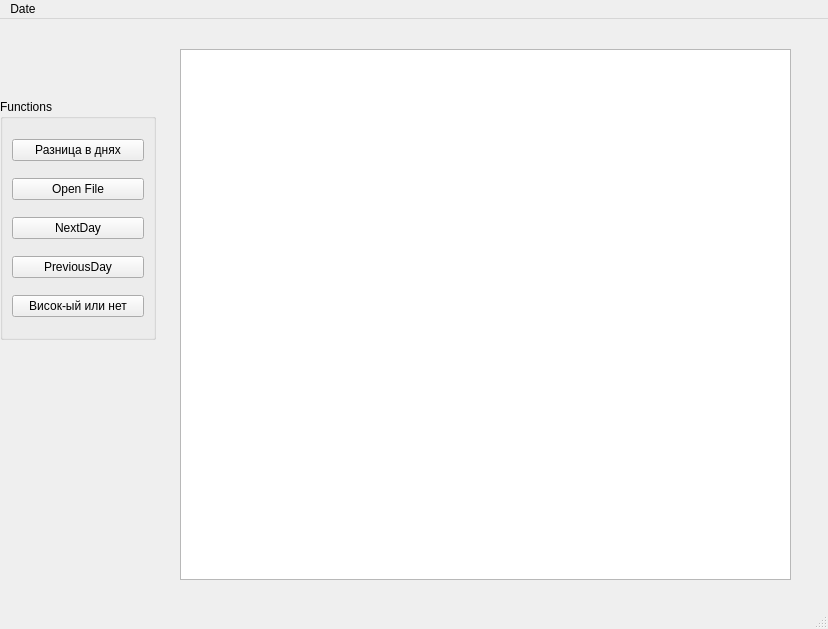
<?xml version="1.0" encoding="UTF-8"?>
<ui version="4.0">
 <class>MainWindow</class>
 <widget class="QMainWindow" name="MainWindow">
  <property name="geometry">
   <rect>
    <x>0</x>
    <y>0</y>
    <width>828</width>
    <height>629</height>
   </rect>
  </property>
  <property name="windowTitle">
   <string>MainWindow</string>
  </property>
  <widget class="QWidget" name="centralwidget">
   <widget class="QGraphicsView" name="graphicsView">
    <property name="geometry">
     <rect>
      <x>180</x>
      <y>30</y>
      <width>611</width>
      <height>531</height>
     </rect>
    </property>
   </widget>
   <widget class="QGroupBox" name="groupBox">
    <property name="geometry">
     <rect>
      <x>0</x>
      <y>80</y>
      <width>156</width>
      <height>241</height>
     </rect>
    </property>
    <property name="title">
     <string>Functions</string>
    </property>
    <layout class="QGridLayout" name="gridLayout">
     <item row="0" column="0">
      <widget class="QPushButton" name="callUpDuration">
       <property name="text">
        <string>Разница в днях</string>
       </property>
      </widget>
     </item>
     <item row="4" column="0">
      <widget class="QPushButton" name="callUpIsLeap">
       <property name="text">
        <string>Висок-ый или нет</string>
       </property>
      </widget>
     </item>
     <item row="1" column="0">
      <widget class="QPushButton" name="openFile">
       <property name="text">
        <string>Open File</string>
       </property>
      </widget>
     </item>
     <item row="2" column="0">
      <widget class="QPushButton" name="callUpNextDay">
       <property name="text">
        <string>NextDay</string>
       </property>
      </widget>
     </item>
     <item row="3" column="0">
      <widget class="QPushButton" name="callUpPreviousDay">
       <property name="text">
        <string>PreviousDay</string>
       </property>
      </widget>
     </item>
    </layout>
   </widget>
  </widget>
  <widget class="QMenuBar" name="menubar">
   <property name="geometry">
    <rect>
     <x>0</x>
     <y>0</y>
     <width>828</width>
     <height>36</height>
    </rect>
   </property>
   <widget class="QMenu" name="menuDate">
    <property name="title">
     <string>Date</string>
    </property>
   </widget>
   <addaction name="menuDate"/>
  </widget>
  <widget class="QStatusBar" name="statusbar"/>
 </widget>
 <resources/>
 <connections/>
</ui>
